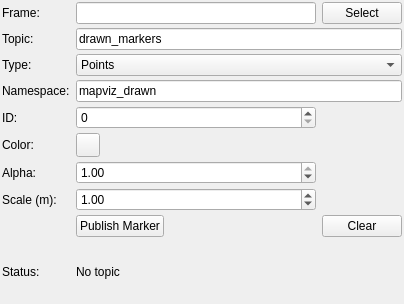
<?xml version="1.0" encoding="UTF-8"?>
<ui version="4.0">
 <class>draw_marker_config</class>
 <widget class="QWidget" name="draw_marker_config">
  <property name="geometry">
   <rect>
    <x>0</x>
    <y>0</y>
    <width>404</width>
    <height>304</height>
   </rect>
  </property>
  <property name="windowTitle">
   <string>Form</string>
  </property>
  <layout class="QGridLayout" name="gridLayout">
   <property name="leftMargin">
    <number>2</number>
   </property>
   <property name="topMargin">
    <number>2</number>
   </property>
   <property name="rightMargin">
    <number>2</number>
   </property>
   <property name="bottomMargin">
    <number>2</number>
   </property>
   <property name="verticalSpacing">
    <number>4</number>
   </property>
   <item row="0" column="0">
    <widget class="QLabel" name="label_frame">
     <property name="text">
      <string>Frame:</string>
     </property>
    </widget>
   </item>
   <item row="0" column="2">
    <widget class="QLineEdit" name="frame"/>
   </item>
   <item row="0" column="3">
    <widget class="QPushButton" name="selectframe">
     <property name="sizePolicy">
      <sizepolicy hsizetype="Fixed" vsizetype="Fixed">
       <horstretch>0</horstretch>
       <verstretch>0</verstretch>
      </sizepolicy>
     </property>
     <property name="text">
      <string>Select</string>
     </property>
    </widget>
   </item>
   <item row="1" column="0">
    <widget class="QLabel" name="label_topic">
     <property name="text">
      <string>Topic:</string>
     </property>
    </widget>
   </item>
   <item row="1" column="2" colspan="2">
    <widget class="QLineEdit" name="topic">
     <property name="text">
      <string>drawn_markers</string>
     </property>
    </widget>
   </item>
   <item row="2" column="0">
    <widget class="QLabel" name="label_type">
     <property name="text">
      <string>Type:</string>
     </property>
    </widget>
   </item>
   <item row="2" column="2" colspan="2">
    <widget class="QComboBox" name="marker_type">
     <property name="toolTip">
      <string>Shape published as the marker.  Closed Polygon publishes a line strip whose last point repeats the first.</string>
     </property>
     <item>
      <property name="text">
       <string>Points</string>
      </property>
     </item>
     <item>
      <property name="text">
       <string>Line Strip</string>
      </property>
     </item>
     <item>
      <property name="text">
       <string>Closed Polygon</string>
      </property>
     </item>
     <item>
      <property name="text">
       <string>Spheres</string>
      </property>
     </item>
     <item>
      <property name="text">
       <string>Cubes</string>
      </property>
     </item>
    </widget>
   </item>
   <item row="3" column="0">
    <widget class="QLabel" name="label_ns">
     <property name="text">
      <string>Namespace:</string>
     </property>
    </widget>
   </item>
   <item row="3" column="2" colspan="2">
    <widget class="QLineEdit" name="marker_ns">
     <property name="toolTip">
      <string>Marker namespace.  With the id, this identifies the marker so republishing replaces it rather than adding another.</string>
     </property>
     <property name="text">
      <string>mapviz_drawn</string>
     </property>
    </widget>
   </item>
   <item row="4" column="0">
    <widget class="QLabel" name="label_id">
     <property name="text">
      <string>ID:</string>
     </property>
    </widget>
   </item>
   <item row="4" column="2">
    <widget class="QSpinBox" name="marker_id">
     <property name="maximum">
      <number>999999</number>
     </property>
    </widget>
   </item>
   <item row="5" column="0">
    <widget class="QLabel" name="label_color">
     <property name="text">
      <string>Color:</string>
     </property>
    </widget>
   </item>
   <item row="5" column="2">
    <widget class="mapviz::ColorButton" name="color">
     <property name="maximumSize">
      <size>
       <width>24</width>
       <height>24</height>
      </size>
     </property>
     <property name="text">
      <string/>
     </property>
    </widget>
   </item>
   <item row="6" column="0">
    <widget class="QLabel" name="label_alpha">
     <property name="text">
      <string>Alpha:</string>
     </property>
    </widget>
   </item>
   <item row="6" column="2">
    <widget class="QDoubleSpinBox" name="alpha">
     <property name="maximum">
      <double>1.000000000000000</double>
     </property>
     <property name="singleStep">
      <double>0.100000000000000</double>
     </property>
     <property name="value">
      <double>1.000000000000000</double>
     </property>
    </widget>
   </item>
   <item row="7" column="0">
    <widget class="QLabel" name="label_scale">
     <property name="text">
      <string>Scale (m):</string>
     </property>
    </widget>
   </item>
   <item row="7" column="2">
    <widget class="QDoubleSpinBox" name="scale">
     <property name="toolTip">
      <string>Line width for strips and polygons, or marker size for points, spheres and cubes.</string>
     </property>
     <property name="decimals">
      <number>2</number>
     </property>
     <property name="minimum">
      <double>0.010000000000000</double>
     </property>
     <property name="maximum">
      <double>1000.000000000000000</double>
     </property>
     <property name="singleStep">
      <double>0.100000000000000</double>
     </property>
     <property name="value">
      <double>1.000000000000000</double>
     </property>
    </widget>
   </item>
   <item row="8" column="2">
    <widget class="QPushButton" name="publish">
     <property name="sizePolicy">
      <sizepolicy hsizetype="Fixed" vsizetype="Fixed">
       <horstretch>0</horstretch>
       <verstretch>0</verstretch>
      </sizepolicy>
     </property>
     <property name="toolTip">
      <string>Publish the drawn points as a visualization_msgs/Marker.  With no points, publishes a DELETE so a previously published marker goes away.</string>
     </property>
     <property name="text">
      <string>Publish Marker</string>
     </property>
    </widget>
   </item>
   <item row="8" column="3">
    <widget class="QPushButton" name="clear">
     <property name="sizePolicy">
      <sizepolicy hsizetype="Fixed" vsizetype="Fixed">
       <horstretch>0</horstretch>
       <verstretch>0</verstretch>
      </sizepolicy>
     </property>
     <property name="text">
      <string>Clear</string>
     </property>
    </widget>
   </item>
   <item row="9" column="0">
    <widget class="QLabel" name="label_status">
     <property name="text">
      <string>Status:</string>
     </property>
    </widget>
   </item>
   <item row="9" column="2" colspan="2">
    <widget class="QLabel" name="status">
     <property name="text">
      <string>No topic</string>
     </property>
     <property name="wordWrap">
      <bool>true</bool>
     </property>
    </widget>
   </item>
  </layout>
 </widget>
 <customwidgets>
  <customwidget>
   <class>mapviz::ColorButton</class>
   <extends>QPushButton</extends>
   <header location="global">mapviz/color_button.hpp</header>
  </customwidget>
 </customwidgets>
 <resources/>
 <connections/>
</ui>
